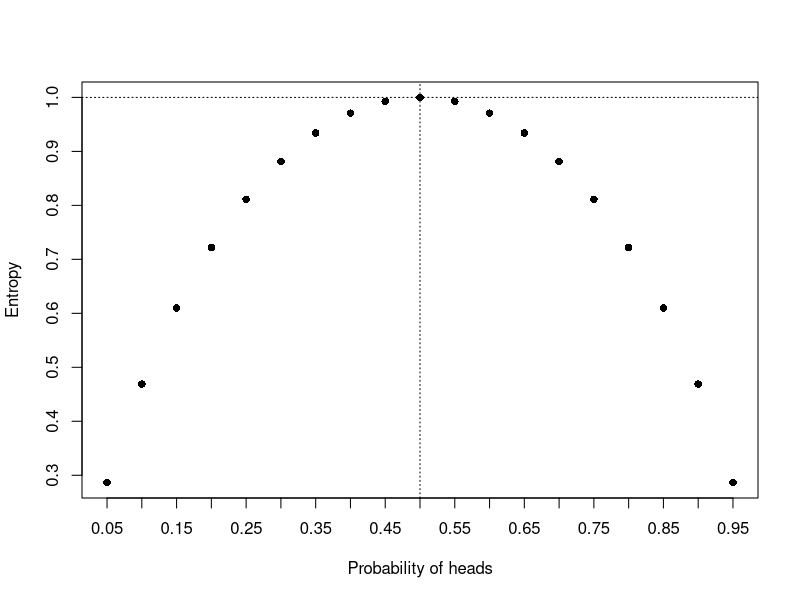
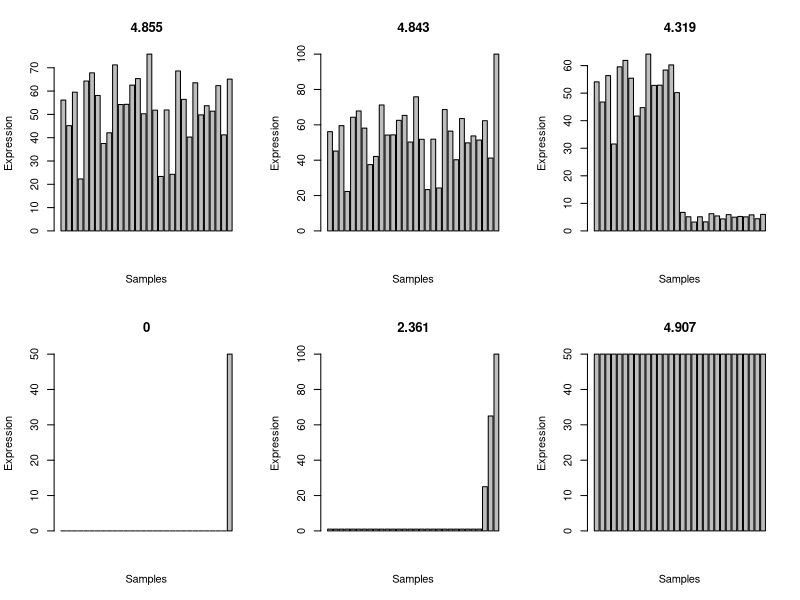

R code for these plots, in order:
## ---- chunk 1
knitr::opts_chunk$set(echo = TRUE)
## ---- chunk 2
entropy <- function(x){
  -sum(log2(x)*x)
}
## ---- chunk 3
set.seed(1984)
fair_res <- rbinom(n = 100, size = 1, prob = 0.5)
prop.table(table(fair_res))
## ---- chunk 4
entropy(as.vector(prop.table(table(fair_res))))
## ---- chunk 5
set.seed(1984)
unfair_res <- rbinom(n = 100, size = 1, prob = 0.2)
prop.table(table(unfair_res))
## ---- chunk 6
entropy(as.vector(prop.table(table(unfair_res))))
## ---- chunk 7
x <- seq(0.05, 0.95, 0.05)
y <- 1 - x
e <- sapply(seq_along(x), function(i) entropy(c(x[i], y[i])))

plot(x, e, xlab = "Probability of heads", ylab = "Entropy", pch = 16, xaxt = 'n')
axis(side=1, at=x)
abline(v = 0.5, lty = 3)
abline(h = 1, lty = 3)
## ---- chunk 8
shannon.entropy <- function(p){
   if (min(p) < 0 || sum(p) <= 0) return(NA)
   p.norm <- p[p>0]/sum(p)
   -sum(log2(p.norm)*p.norm)
}
## ---- chunk 9
set.seed(1984)
all_gene <- rnorm(n = 30, mean = 50, sd = 15)
shannon.entropy(all_gene)
## ---- chunk 10
all_gene_one_higher <- all_gene
all_gene_one_higher[30] <- 100
shannon.entropy(all_gene_one_higher)
## ---- chunk 11
set.seed(1984)
half_gene <- c(
  rnorm(n = 15, mean = 50, sd = 10),
  rnorm(n = 15, mean = 5, sd = 1)
)
shannon.entropy(half_gene)
## ---- chunk 12
one_gene <- rep(0, 29)
one_gene[30] <- 50
shannon.entropy(one_gene)
## ---- chunk 13
three_gene <- c(rep(1,27), 25, 65, 100)
shannon.entropy(three_gene)
## ---- chunk 14
all_gene_equal <- rep(50, 30)
shannon.entropy(all_gene_equal)
## ---- chunk 15
plot_entropy <- function(x){
  barplot(x, main = round(shannon.entropy(x), 3), xlab = 'Samples', ylab = 'Expression')
}

par(mfrow=c(2,3))
sapply(list(all_gene, all_gene_one_higher, half_gene, one_gene, three_gene, all_gene_equal), plot_entropy)
